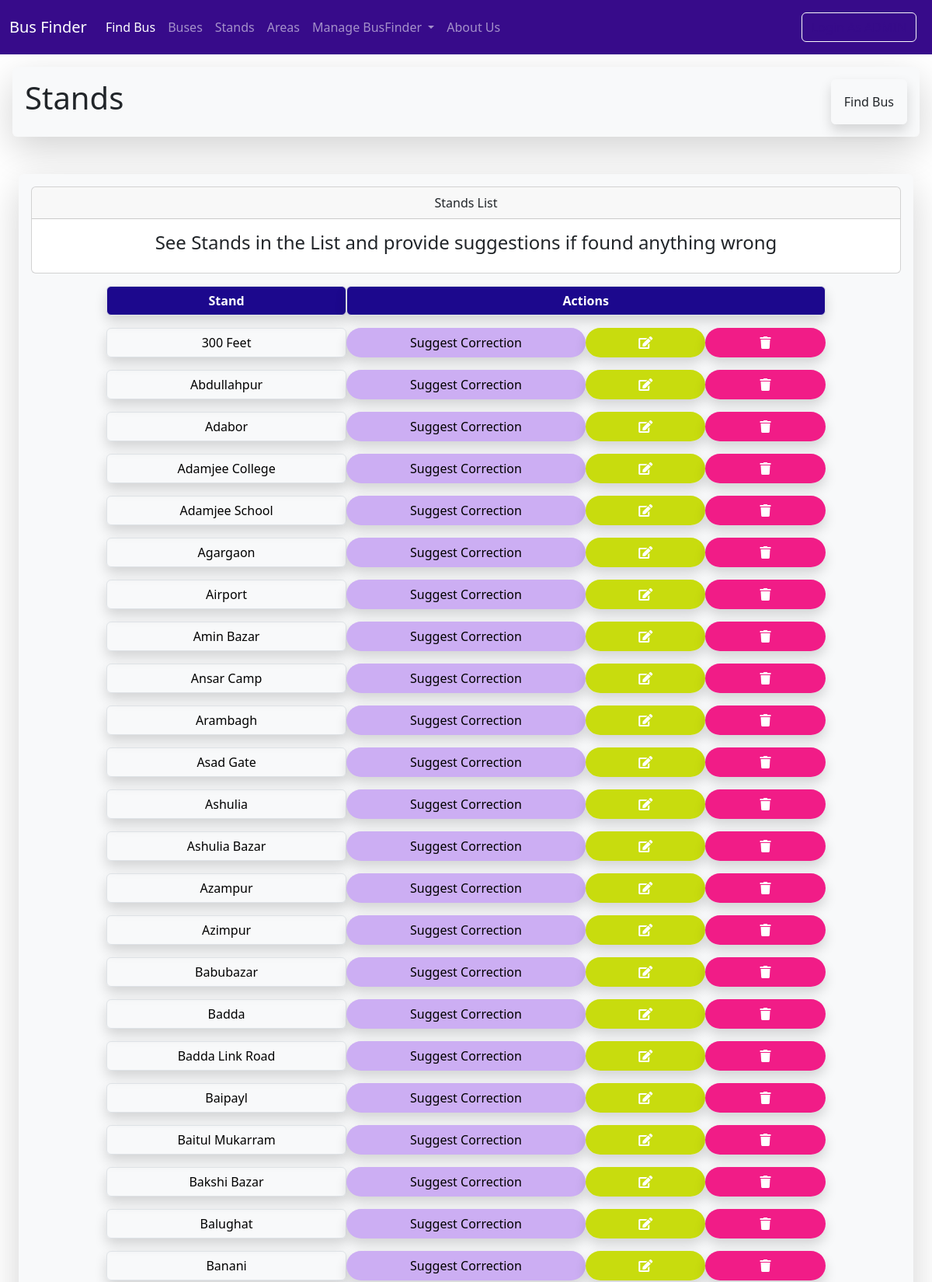
Screenshot of /stand/standlist/ (upper part) with the database file from the repository.
### Stands/models.py (models this page shows, shortened)
class Stand(models.Model):
    s_no=models.PositiveIntegerField(unique=True)
    s_name=models.CharField(max_length=100)
    lati = models.FloatField(blank=True,null=True)
    longi = models.FloatField(blank=True,null=True)
    area=models.ManyToManyField(Area)
    class Meta:
        ordering=['s_name']

### Stands/views.py (the view)
# urls.py: path('standlist/', views.stands, name='stands'),
def stands(request):
    stands = Stand.objects.all()
    context = {'stands': stands}
    return render(request, 'stands.html', context)

### Stands/templates/stands.html (shortened to what this page needs)
{% extends "base.html" %}
{% block page_header %}
  <h1>Stands</h1>
  <a class="btn bg-parent p-3 shadow border border-light text-nowrap" href="{% url 'findBus' %}">Find Bus</a>
{% endblock page_header %}
{% block content %}
  <div class="card text-center">
    <div class="card-header">Stands List</div>
    <div class="card-body">
      <h4 class="card-title">See Stands in the List and provide suggestions if found anything wrong</h4>
    </div>
  </div>
  <div class="container col-12 col-sm-12 col-md-12 col-lg-10 text-center">
    <div class="row gx-3">
      <a style="background-color: rgb(28, 8, 141);" class="col gy-3 col-12 col-sm-12 col-md-4 col-lg-4 btn shadow border text-white d-flex justify-content-center align-items-center"><b>Stand</b></a>
      <a style="background-color: rgb(28, 8, 141);" class="col gy-3 col-12 col-sm-12 col-md-8 col-lg-8 btn shadow border text-white d-flex justify-content-center align-items-center"><b>Actions</b></a>
    </div>
    {% for stand in stands %}
    <div class="row gx-3">
      <a href="{% url 'stands:stand' stand.id %}" class="col gy-3 col-12 col-sm-12 col-md-4 col-lg-4 btn shadow border text-black d-flex justify-content-center align-items-center">{{ stand.s_name }}</a>
      {% if user.is_authenticated %}
        <a href="{% url 'suggest_stand' stand.id %}" class="col gy-3 col-8 col-sm-8 col-md-4 col-lg-4 btn bg-warning text-white rounded-pill shadow d-flex justify-content-center align-items-center">Suggest Correction</a>
        <a href="{% url 'stands:edit_stand' stand.id %}" class="col gy-3 col-2 col-sm-2 col-md-2 col-lg-2 btn bg-warning text-white rounded-pill shadow d-flex justify-content-center align-items-center">_Edit</a>
        <a href="{% url 'stands:edit_stand' stand.id %}" class="col gy-3 col-2 col-sm-2 col-md-2 col-lg-2 btn bg-danger text-white rounded-pill shadow d-flex justify-content-center align-items-center">_Delete</a>
      {% else %}
        <a style="background-color: rgb(204, 174, 243);" href="{% url 'suggest_stand' stand.id %}" class="col gy-3 col-8 col-sm-8 col-md-4 col-lg-4 btn text-black rounded-pill shadow d-flex justify-content-center align-items-center">Suggest Correction</a>
        <a style="background-color: rgba(198, 219, 6, 0.966);" class="col gy-3 col-2 col-sm-2 col-md-2 col-lg-2 btn text-white text-center rounded-pill shadow d-flex justify-content-center align-items-center" data-bs-toggle="modal" data-bs-target="#exampleModal"><i class="fas fa-edit text-center"></i></a>
        <a style="background-color: rgba(241, 20, 131, 0.966);" class="col gy-3 col-2 col-sm-2 col-md-2 col-lg-2 btn text-white rounded-pill shadow d-flex justify-content-center align-items-center" data-bs-toggle="modal" data-bs-target="#exampleModal"><i class="fas fa-trash"></i></a>
      {% endif %}
    </div>
    {% empty %}
      <h3>No Stand have been added yet !</h3>
    {% endfor %}
  </div>
{% endblock content %}

### rows the page displays
Stand: s_name "300 Feet"
Stand: s_name "Abdullahpur"
Stand: s_name "Adabor"
Stand: s_name "Adamjee College"
Stand: s_name "Adamjee School"
Stand: s_name "Agargaon"
Stand: s_name "Airport"
Stand: s_name "Amin Bazar"
Stand: s_name "Ansar Camp"
Stand: s_name "Arambagh"
Stand: s_name "Asad Gate"
Stand: s_name "Ashulia"
Stand: s_name "Ashulia Bazar"
Stand: s_name "Azampur"
Stand: s_name "Azimpur"
Stand: s_name "Babubazar"
Stand: s_name "Badda"
Stand: s_name "Badda Link Road"
Stand: s_name "Baipayl"
Stand: s_name "Baitul Mukarram"
Stand: s_name "Bakshi Bazar"
Stand: s_name "Balughat"
Stand: s_name "Banani"
